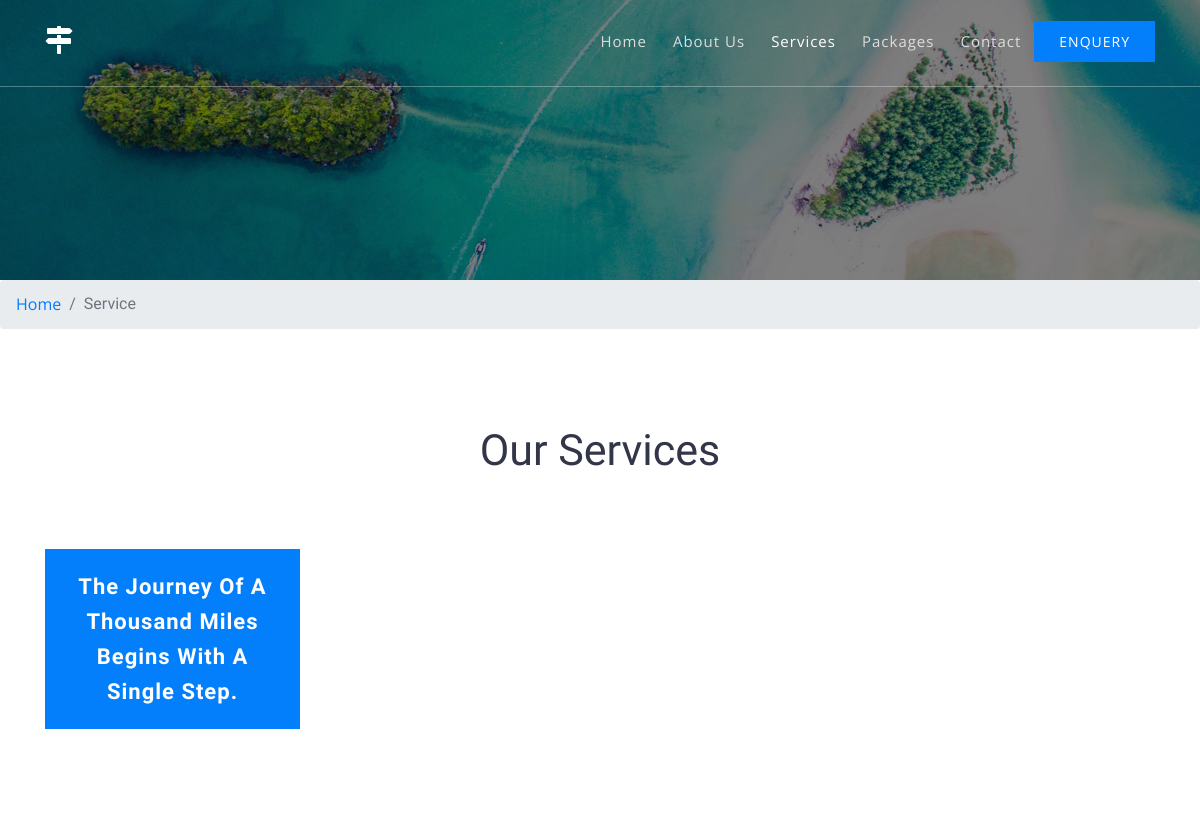
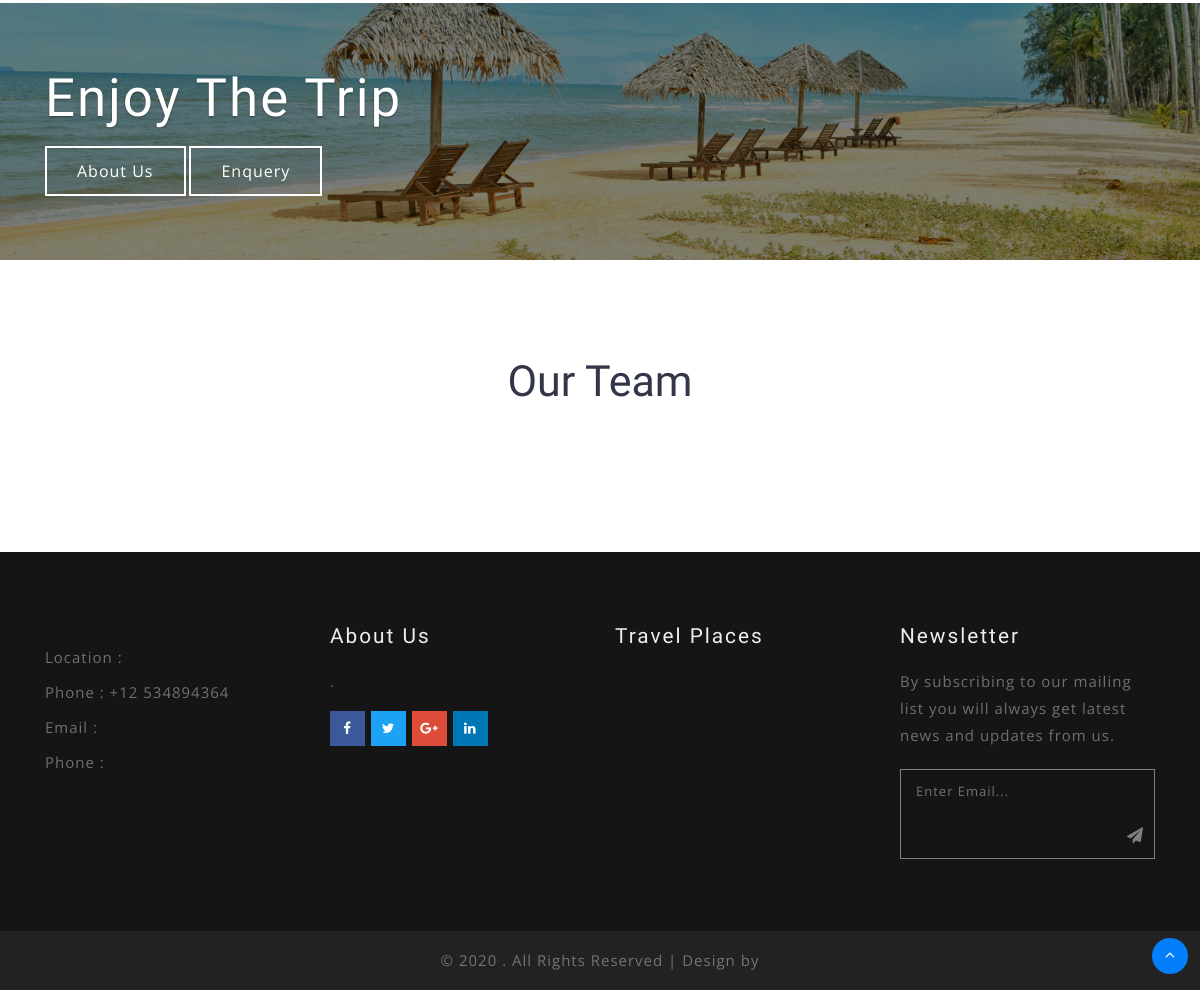
The app's page /service/, older data (2 pictures, top to bottom).
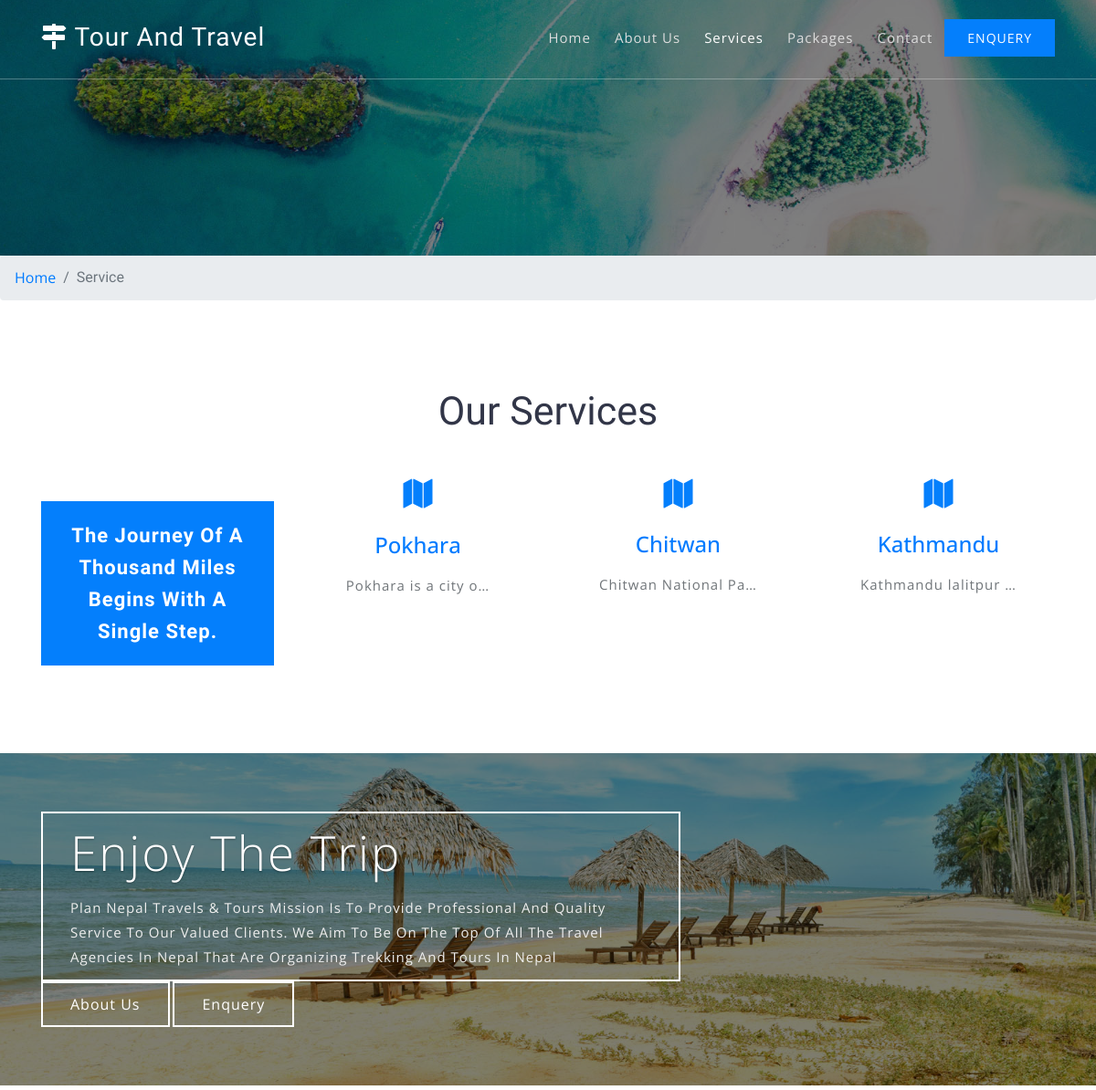
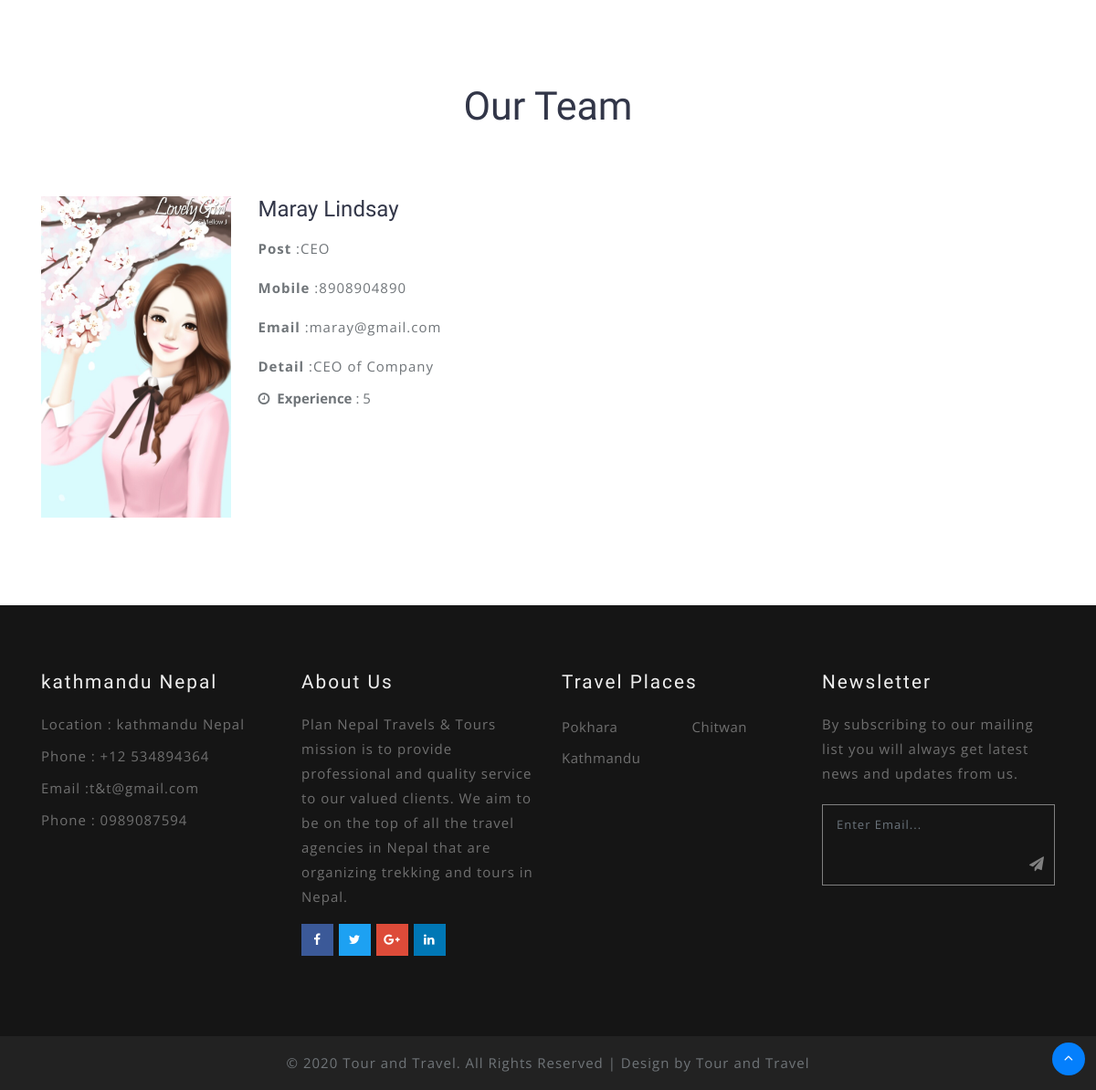
The same page, newer data (2 pictures, top to bottom).
### tourandtravelapp/models.py (models this page shows, shortened)
class TimeStamp(models.Model):
    created_at = models.DateTimeField(auto_now_add=True)
    updated_at = models.DateTimeField(auto_now=True, null=True, blank=True)
    active = models.BooleanField(default=True)
    class Meta:
        abstract = True

class Organization(TimeStamp):
    name = models.CharField(max_length=200)
    logo = models.ImageField(upload_to="logo")
    email = models.EmailField()
    phone = models.CharField(max_length=200)
    mobile = models.CharField(max_length=200, null=True, blank=True)
    address = models.CharField(max_length=200)
    slogan = models.CharField(max_length=200, null=True, blank=True)
    about = models.TextField()
    mission_and_vision = models.TextField()
    profile_image = models.ImageField(upload_to="profile")
    website = models.CharField(max_length=200)
    map_location = models.CharField(max_length=200)
    favicon = models.ImageField(upload_to="favicon", null=True, blank=True)
    facebook = models.CharField(max_length=200, null=True, blank=True)
    youtube = models.CharField(max_length=200, null=True, blank=True)
    instagram = models.CharField(max_length=200, null=True, blank=True)
    customer_served = models.ImageField(
        upload_to="customer_served", null=True, blank=True)
    awards = models.ImageField(upload_to="awards", null=True, blank=True)
    estb_date = models.DateField()

class Service(TimeStamp):
    title = models.CharField(max_length=200)
    slug = models.SlugField(unique=True)
    images = models.ImageField(upload_to="images")
    icon = models.CharField(max_length=50)
    content = models.TextField()

class Team(TimeStamp):
    name = models.CharField(max_length=200)
    post = models.CharField(max_length=200)
    image = models.ImageField(upload_to="image")
    mobile = models.CharField(max_length=200)
    email = models.EmailField(null=True, blank=True)
    experience = models.PositiveIntegerField(null=True, blank=True)
    detail = models.TextField()

### tourandtravelapp/views.py (the view)
# urls.py: path('service/', ServiceView.as_view(), name='service'),
class ServiceView(BaseMixin, TemplateView):
    template_name = "clienttemplate/service.html"
    def get_context_data(self, **kwargs):
        context = super().get_context_data(**kwargs)
        context['allservices'] = Service.objects.all()
        context['allteam'] = Team.objects.all()
        return context

### tourandtravelapp/views.py (called while the page is built)
    def get_context_data(self, **kwargs):
        context = super().get_context_data(**kwargs)
        context["subsform"] = SubscriberForm
        context["organization"] = Organization.objects.first()
        context['allpackages'] = ServicePackage.objects.all()
        context['alldestination'] = Service.objects.all()
        return context

### templates/clienttemplate/service.html (shortened to what this page needs)
{% extends "clienttemplate/base.html" %}
{% load static %}
{% block service %} active{% endblock %}
{% block content %}
<section class="banner_inner" id="home">
	<div class="banner_inner_overlay">
	</div>
</section>
<div class="breadcrumb-w3pvt">
		<ol class="breadcrumb mb-0 text-center">
			<li class="breadcrumb-item">
				<a href="{% url 'tourandtravelapp:home' %}">Home</a>
			</li>
			<li class="breadcrumb-item active" aria-current="page">Service</li>
		</ol>
	</div>
<section class="services pt-5">
	<div class="container py-lg-5 py-sm-3">
		<h2 class="heading text-capitalize text-center mb-lg-5 mb-4"> Our Services</h2>
		<div class="row">
			<div class="col-lg-3 main-title-text">
				<h4 class="my-lg-4 mb-4">The journey of a thousand miles begins with a single step.</h4>
			</div>
			<div class="col-lg-9 mt-lg-0 mt-5">
				<div class="row">
				{% for service in allservices %}
					<div class="col-lg-4 col-md-6 col-sm-6 service-grid-wthree text-center mb-5">
						<div class="ser-fashion-grid">
							<div class="about-icon mb-md-4 mb-3">
								<span class="fa {{service.icon}}" aria-hidden="true"></span>
							</div>
							<div class="ser-sevice-grid">
							  <h4 class="pb-3"><a href="{% url 'tourandtravelapp:servicedetail' service.slug %}">{{service.title}}</h4>
							  <p>{{service.content|striptags|truncatechars:"20"}}</p>
							</div>
					  </div>
					</div>
				{% endfor %}
				</div>
			</div>
		</div>
	</div>
</section>
<section class="text-content">
	<div class="overlay-inner py-5">
		<div class="container py-md-3">
			<div class="test-info">
				<h4 class="tittle">Enjoy The Trip</h4>
				<p class="mt-3">{{organization.mission_and_vision}}</p>
					     <a href="{% url 'tourandtravelapp:about' %}">About Us</a>
						<a href="{% url 'tourandtravelapp:enquery' %}">Enquery</a>
			</div>
		</div>
	</div>
</section>
<section class="trav-grids py-5" id="desti">
	<div class="container py-xl-5 py-lg-3">
		<h3 class="heading text-capitalize text-center mb-lg-5 mb-4">Our Team</h3>
		<div class="row">
				{% for team in allteam %}
			<div class="col-lg-6 mt-4">
				<div class="grids-tem-one">
					<div class="row">
						<div class="col-sm-5 grids-img-left">
							<img src="{{team.image.url}}" alt="" class="img-fluid" >
						</div>
						<div class="col-sm-7 right-cont">
							<h4 class="mb-2 let mt-sm-0 mt-2 tm-clr">{{team.name}}</h4>
							<p class="mt-3"><strong>Post</strong> :{{team.post}}</p>
							<p class="mt-3"><strong>Mobile</strong> :{{team.mobile}}</p>
							<p class="mt-3"><strong>Email</strong> :{{team.email}}</p>
							<p class="mt-3"><strong>Detail</strong> :{{team.detail}}</p>
							<p class="duration mt-2"><span class="fa fa-clock-o mr-2"></span><strong>Experience</strong> : {{team.experience}}</p>
						</div>
					</div>
				</div>
			</div>
				{% endfor %}
		</div>
	</div>
</section>
{% endblock %}

### templates/clienttemplate/base.html (shortened to what this page needs)
{% load static %}
<!DOCTYPE html>
<html lang="en">
<head>
    <link href="{% static 'clientstatic/css/bootstrap.css' %}" rel='stylesheet' type='text/css' />
    <link href="{% static 'clientstatic/css/style.css' %}" rel='stylesheet' type='text/css' />
    <link href="{% static 'clientstatic/css/font-awesome.min.css' %}" rel="stylesheet">
	<link href="{% static 'clientstatic/css/css_slider.css' %}" type="text/css" rel="stylesheet" media="all">
<body>
<header>
	<div class="container">
		<nav class="py-md-4 py-3 d-lg-flex">
			<div id="logo">
				<h1 class="mt-md-0 mt-2"> <a href="index.html"><span class="fa fa-map-signs"></span> {{organization.name}} </a></h1>
			</div>
			<ul class="menu ml-auto mt-1">
        <li class="{% block home %} {% endblock %}"><a href="{% url 'tourandtravelapp:home' %}">Home</a></li>
        <li class="{% block about %} {% endblock %}"><a href="{% url 'tourandtravelapp:about' %}">About Us</a></li>
        <li class="{% block service %} {% endblock %}"><a href="{% url 'tourandtravelapp:service' %}">Services</a></li>
        <li class="{% block package %} {% endblock %}"><a href="{% url 'tourandtravelapp:package' %}">Packages</a></li>
        <li class="{% block contact %} {% endblock %}"><a href="{% url 'tourandtravelapp:contact' %}">Contact</a></li>
			<li class="booking"><a href="{% url 'tourandtravelapp:enquery' %}">Enquery</a></li>
			</ul>
		</nav>
	</div>
</header>
{% block content %}
{% endblock %}
<footer>
<section class="footer footer_w3layouts_section_1its py-5">
	<div class="container py-lg-4 py-3">
		<div class="row footer-top">
			<div class="col-lg-3 col-sm-6 footer-grid_section_1its_w3">
				<div class="footer-title">
					<h3>{{organization.address}}</h3>
				</div>
				<div class="footer-text">
					<p>Location : {{organization.address}}</p>
					<p>Phone : +12 534894364</p>
					<p>Email :{{organization.email}}</p>
					<p>Phone : {{organization.phone}}</p>
				</div>
			</div>
			<div class="col-lg-3 col-sm-6 footer-grid_section mt-sm-0 mt-4">
				<div class="footer-title">
					<h3>About Us</h3>
				</div>
				<div class="footer-text">
					<p>{{organization.mission_and_vision}}.</p>
				</div>
				<ul class="social_section_1info">
					<li class="mb-2 facebook"><a href="#"><span class="fa fa-facebook"></span></a></li>
					<li class="mb-2 twitter"><a href="#"><span class="fa fa-twitter"></span></a></li>
					<li class="google"><a href="#"><span class="fa fa-google-plus"></span></a></li>
					<li class="linkedin"><a href="#"><span class="fa fa-linkedin"></span></a></li>
				</ul>
			</div>
			<div class="col-lg-3 col-sm-6 mt-lg-0 mt-4 footer-grid_section_1its_w3">
				<div class="footer-title">
					<h3>Travel Places</h3>
				</div>
				<div class="row">
		{% for destination in alldestination %}
					<ul class="col-6 links">
						<li><a href="{% url 'tourandtravelapp:servicedetail' destination.slug %}" class="scroll">{{destination.title}}</a></li>
					</ul>
					{% endfor %}
				</div>
			</div>
			<div class="col-lg-3 col-sm-6 mt-lg-0 mt-4 footer-grid_section_1its_w3">
				<div class="footer-title">
					<h3>Newsletter</h3>
				</div>
				<div class="footer-text">
					<p>By subscribing to our mailing list you will always get latest news and updates from us.</p>
					 <form action="{% url 'tourandtravelapp:subscriber' %}" method="post">
            {{subsform.email}}
            <button class="btn1"><i class="fa fa-paper-plane" aria-hidden="true"></i></button>
           <div class="clearfix"> </div>
          </form>
				</div>
			</div>
		</div>
	</div>
</section>
</footer>
<div class="copyright py-3 text-center">
	<p>© 2020 {{organization.name}}. All Rights Reserved | Design by {{organization.name}}</p>
</div>
<div class="move-top text-right">
	<a href="#home" class="move-top">
		<span class="fa fa-angle-up  mb-3" aria-hidden="true"></span>
	</a>
</div>
</body>
</html>

Row changes from the older to the newer data that the page shows:
added Organization: name "Tour And Travel", mission_and_vision "Plan Nepal Travels & Tours Mission Is To Provide Professional And Quality Service To Our Valued Clients. We Aim To Be On The Top Of All The Travel Agencies In Nepal That Are Organizing Trekking And Tours In Nepal", address "kathmandu Nepal", email "t&t@gmail.com", phone "0989087594", mission_and_vision "Plan Nepal Travels & Tours mission is to provide professional and quality service to our valued clients. We aim to be on the top of all the travel agencies in Nepal that are organizing trekking and tours in Nepal", name "Tour and Travel"
added Service: title "Pokhara", content "Pokhara is a city o…"
added Service: title "Chitwan", content "Chitwan National Pa…"
added Service: title "Kathmandu", content "Kathmandu lalitpur …"
added Team: image (picture), name "Maray Lindsay", post "CEO", mobile "8908904890", email "maray@gmail.com", detail "CEO of Company", experience "5"
